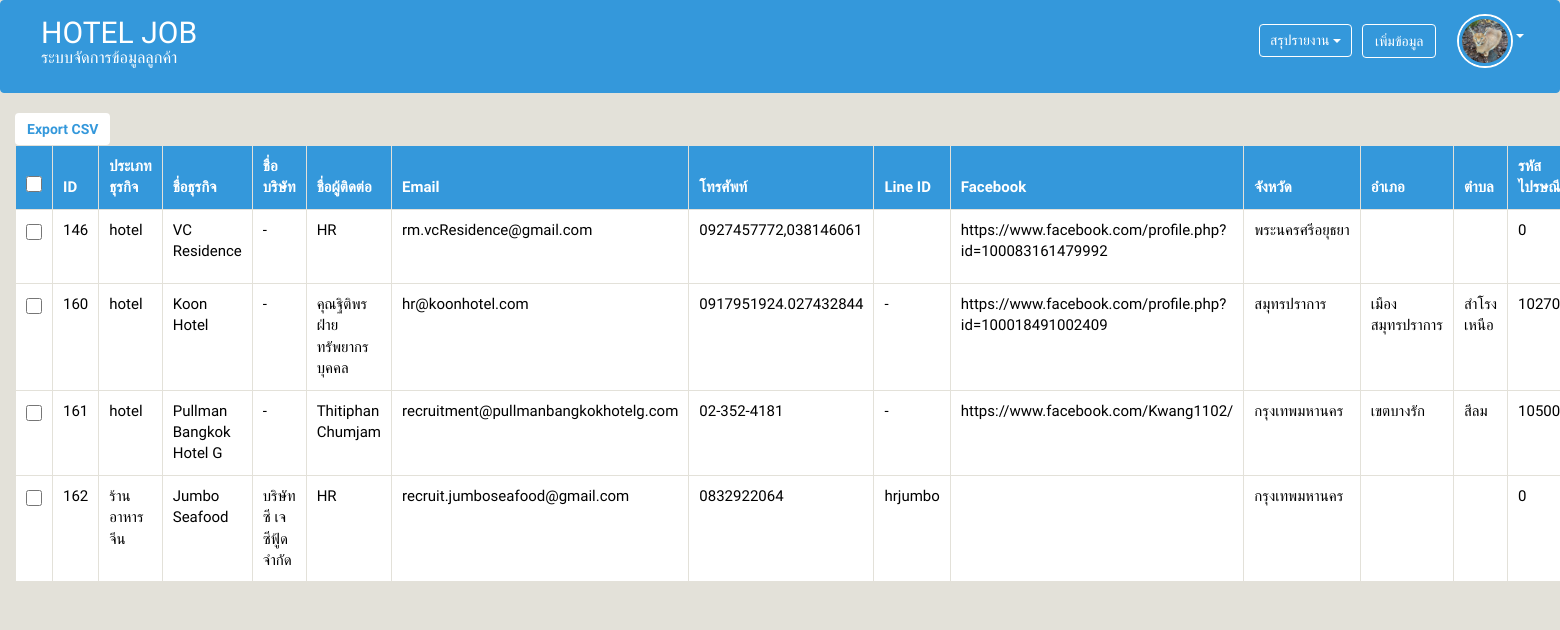
The page /mydata/index.php (signed in) on the database its author committed.
### tables this page shows
CREATE TABLE `users` (
  `id` int(6) UNSIGNED NOT NULL,
  `username` varchar(30) NOT NULL,
  `password` varchar(255) NOT NULL,
  `profile_image` varchar(255) NOT NULL,
  `user_role` varchar(20) DEFAULT NULL
);

CREATE TABLE `customers_data` (
  `id` int(11) NOT NULL,
  `business_type` varchar(255) DEFAULT NULL,
  `business_name` varchar(255) DEFAULT NULL,
  `company_name` varchar(255) DEFAULT NULL,
  `contact_name` varchar(255) DEFAULT NULL,
  `email` varchar(255) DEFAULT NULL,
  `phone` varchar(20) DEFAULT NULL,
  `line_id` varchar(255) DEFAULT NULL,
  `facebook` varchar(255) DEFAULT NULL,
  `province` varchar(255) DEFAULT NULL,
  `amphure` varchar(255) DEFAULT NULL,
  `district` varchar(255) DEFAULT NULL,
  `zip_code` int(11) DEFAULT NULL
);

CREATE TABLE `provinces` (
  `id` int(5) NOT NULL,
  `code` varchar(4) DEFAULT NULL,
  `name_th` varchar(150) NOT NULL,
  `name_en` varchar(150) NOT NULL
);

CREATE TABLE `amphures` (
  `id` int(5) NOT NULL,
  `code` varchar(4) NOT NULL,
  `name_th` varchar(150) NOT NULL,
  `name_en` varchar(150) NOT NULL,
  `province_id` int(5) NOT NULL DEFAULT 0
);

CREATE TABLE `districts` (
  `id` varchar(6) NOT NULL,
  `zip_code` int(11) NOT NULL,
  `name_th` varchar(150) NOT NULL,
  `name_en` varchar(150) NOT NULL,
  `amphure_id` int(11) NOT NULL DEFAULT 0
);

### mydata/index.php (the view, shortened to what this page needs)
<?php
require_once 'config/dbconnect.php';
$user_id = $_SESSION['user_id'];
$sql = "SELECT username, profile_image FROM users WHERE id = ?";
$stmt = $conn->prepare($sql);
$stmt->bind_param("i", $user_id);
$stmt->execute();
$result = $stmt->get_result();
if ($result->num_rows > 0) {
    $row = $result->fetch_assoc();
    $profile_image = !empty($row['profile_image']) ? 'uploads/' . $row['profile_image'] : 'path/to/default/profile/image';
} else {
    $username = "Guest";
    $profile_image = "path/to/default/profile/image";
}
$search_query = isset($_GET['search']) ? $_GET['search'] : '';
$search_query = "%{$search_query}%";
$sql_customers = "SELECT c.id, c.business_type, c.business_name, c.company_name, c.contact_name, c.email, c.phone, c.line_id, c.facebook,
                  p.name_th AS province_name, a.name_th AS amphure_name, d.name_th AS district_name, c.zip_code
                  FROM customers_data c
                  LEFT JOIN provinces p ON c.province = p.id
                  LEFT JOIN amphures a ON c.amphure = a.id
                  LEFT JOIN districts d ON c.district = d.id
                  WHERE c.business_name LIKE ? OR c.contact_name LIKE ?";
$stmt_customers = $conn->prepare($sql_customers);
$stmt_customers->bind_param("ss", $search_query, $search_query);
$stmt_customers->execute();
$result_customers = $stmt_customers->get_result();
?>
<!DOCTYPE html>
<html lang="th">
<head>
  <link rel="stylesheet" href="styles/index.css">
  <link rel="stylesheet" href="styles/modal.css">
  <link rel="stylesheet" href="styles/table.css">
  <link rel="stylesheet" href="https://cdnjs.cloudflare.com/ajax/libs/font-awesome/6.0.0-beta3/css/all.min.css">
  <link rel="stylesheet" href="https://cdn.datatables.net/2.1.5/css/dataTables.dataTables.css">
  <link rel="stylesheet" href="https://maxcdn.bootstrapcdn.com/bootstrap/3.4.1/css/bootstrap.min.css">
</head>
<body>
<nav class="navbar navbar-default">
  <div class="container-fluid">
    <div class="navbar-header">
      <a class="navbar-brand" href="index.php" style="margin:15px;">
        <h1 style="margin: 0; font-size: 30px;">HOTEL JOB</h1>
        <h3 style="margin: 0; font-size: 16.4px;">ระบบจัดการข้อมูลลูกค้า</h3>
      </a>
    </div>
    <div class="collapse navbar-collapse">
      <ul class="nav navbar-nav navbar-right">
        <li class="dropdown">
          <a href="#" class="dropdown-toggle btn btn-info navbar-btn" data-toggle="dropdown">สรุปรายงาน <span class="caret"></span></a>
        </li>
        <li><button type="button" class="btn btn-primary navbar-btn" data-toggle="modal" data-target="#insertModal">เพิ่มข้อมูล</button></li>
        <li class="dropdown">
          <a href="#" class="dropdown-toggle" data-toggle="dropdown">
            <img src="<?= htmlspecialchars($profile_image) ?>" class="profile-img" alt="Profile Image">
            <span class="caret"></span>
          </a>
        </li>
      </ul>
    </div>
  </div>
</nav>
  <form method="POST" action="export_csv.php">
    <div class="container-fluid">
      <button type="submit" class="btn btn-success">Export CSV</button>
      <table id="example" class="table" style="width:100%">
        <thead>
          <tr>
            <th><input type="checkbox" id="selectAll"></th>
            <th>ID</th>
            <th>ประเภทธุรกิจ</th>
            <th>ชื่อธุรกิจ</th>
            <th>ชื่อบริษัท</th>
            <th>ชื่อผู้ติดต่อ</th>
            <th>Email</th>
            <th>โทรศัพท์</th>
            <th>Line ID</th>
            <th>Facebook</th>
            <th>จังหวัด</th>
            <th>อำเภอ</th>
            <th>ตำบล</th>
            <th>รหัสไปรษณีย์</th>
          </tr>
        </thead>
        <tbody>
  <?php if ($result_customers->num_rows > 0) : ?>
    <?php while ($row = $result_customers->fetch_assoc()) : ?>
      <tr>
        <td><input type="checkbox" name="selected_ids[]" value="<?= htmlspecialchars($row['id']) ?>"></td>
        <td><?= htmlspecialchars($row['id']) ?></td>
        <td><?= htmlspecialchars($row['business_type']) ?></td>
        <td><?= htmlspecialchars($row['business_name']) ?></td>
        <td><?= htmlspecialchars($row['company_name']) ?></td>
        <td><?= htmlspecialchars($row['contact_name']) ?></td>
        <td><?= htmlspecialchars($row['email']) ?></td>
        <td><?= htmlspecialchars($row['phone']) ?></td>
        <td><?= htmlspecialchars($row['line_id']) ?></td>
        <td><?= htmlspecialchars($row['facebook']) ?></td>
        <td><?= htmlspecialchars($row['province_name']) ?></td>
        <td><?= htmlspecialchars($row['amphure_name']) ?></td>
        <td><?= htmlspecialchars($row['district_name']) ?></td>
        <td><?= htmlspecialchars($row['zip_code']) ?></td>
      </tr>
    <?php endwhile; ?>
  <?php else : ?>
    <tr>
      <td colspan="15" class="text-center">ไม่พบข้อมูล</td>
    </tr>
  <?php endif; ?>
</tbody>
      </table>
    </div>
  </form>
</body>
</html>

### mydata/styles/index.css (style rules this page uses)
body { font-family: 'Anuphan', sans-serif !important; font-size: 14px !important; line-height: 1.42857143 !important; color: #333 !important; background-color: var(--hoteljob-off-white)!important; }
.navbar-default { background-color:#3498db!important; border-color:#3498db!important; }
.profile-img { max-width: 50px!important; max-height: 50px!important; border-radius: 50%!important; border: 3px solid #3498db; box-shadow: 0 0 0 2px white; }
.navbar-btn { font-family: 'Anuphan', sans-serif; margin-top: 23px !important; margin-bottom: 8px !important; margin-right: 10px!important; }
.navbar-default .navbar-brand { font-family: 'Anuphan', sans-serif; color: var(--hoteljob-white) !important; font-size: 5rem !important; font-weight: 900; padding: 0px !important; margin-top: 15px!important; margin-left: 25px !important; background-color: none !important; border-color: none !important; margin-bottom: 0px !important; }
.btn-primary { font-family: 'Anuphan', sans-serif !important; color: #fff !important; background-color: #3498db !important; border-color: var(--hoteljob-white) !important; }
.btn-success { display: inline-flex; align-items: center; padding: 20px 30px; font-size: 16px; font-weight: bold !important; color: #3498db !important; background-color: #ffffff !important; border: none !important; border-radius: 4px; cursor: pointer; }
.container-fluid>.navbar-collapse, .container-fluid>.navbar-header, .container>.navbar-collapse, .container>.navbar-header { margin-right: 0 auto!important; margin-left: 0 auto!important; margin-bottom: 0 auto!important; }
.navbar-default .navbar-nav>li>a { color: #ffffff !important; background-color: #3498db!important; border-color: #ffffff!important; font-size: 14px!important; padding-left: 10px!important; padding-right: 10px!important; margin-right: 10px!important; margin-bottom: 20px!important; border-bottom-width: 1px!important; margin-left: 1px!important; padding-bottom: 6px!important; padding-top: 5px!important; }
.nav>li>a>img { margin-top: 10px!important; margin-left: 2px!important; max-width: none!important; }
@media (min-width: 992px) { body { font-size: 16px; line-height: 1.7; } }
@media (min-width: 992px) { .navbar-brand { font-size: 5rem; } }
@media (min-width: 992px) { .profile-img { max-width: 50px; max-height: 50px; } }
@media (min-width: 992px) { .btn-primary { padding: 20px; font-size: 18px; } }

### mydata/styles/modal.css (style rules this page uses)
.btn-primary { background-color: #3198bb; border-color: #3198bb; font-family: 'Anuphan', sans-serif; font-size: 16px; padding: 10px 20px; border-radius: 4px; }

### mydata/styles/table.css (style rules this page uses)
#example thead { background-color:#3498db !important; color: var(--hoteljob-white)!important; font-family: 'Anuphan', sans-serif!important; }
#example tbody { background-color: var(--hoteljob-white); color: var(--hoteljob-black); font-family: 'Anuphan', sans-serif; }
#example th, #example td { border: 1px solid var(--hoteljob-off-white); padding: 12px; text-align: left; font-size: 1.5rem; font-family: 'Anuphan', sans-serif !important; padding: 10px; border-radius: 0px; }
th:first-child, td:first-child { text-align: center; vertical-align: middle; width: 40px; }
input[type="checkbox"] { width: 16px; height: 16px; }
#example td { transition: none; cursor: text; }

### mydata/styles/hoteljob_color.css (style rules this page uses)
:root { --hoteljob-white: #ffffff; --hoteljob-cream: #fbf3d5; --hoteljob-ecru: #f2efe5; --hoteljob-Soft-Gray: #f1f5f9; --hoteljob-pale-blue: #e1e7ef; --hoteljob-off-white: #e3e1d9; --hoteljob-light-beige: #d6dac8; --hoteljob-sandy: #eadfb4; --hoteljob-soft-green: #9cafaa; --hoteljob-powder-blue: #9bb0c1; --hoteljob-gray: #b4b4b8; --hoteljob-Light-Mist: #c7c8cc; --hoteljob-soft-blue: #babded; --hoteljob-coral: #f6995c; --hoteljob-orange: #f26d2b; --hoteljob-peach: #efbc9b; --hoteljob-dark-blue: #51829b; --hoteljob-vibrant-green: #1def71; --hoteljob-blue: #3198bb; --hoteljob-blue-dark: #0088ff; --hoteljob-dark-gray: #303036; --hoteljob-almost-black: #050401; --hoteljob-black: #000000; }

### rows shown on the page
users: profile_image (picture)
customers_data: id "146", business_type "hotel", business_name "VC Residence", company_name "-", contact_name "HR", email "rm.vcResidence@gmail.com", phone "0927457772,038146061", facebook "https://www.facebook.com/profile.php?id=100083161479992", provinces.name_th "พระนครศรีอยุธยา", zip_code "0"
customers_data: id "160", business_type "hotel", business_name "Koon Hotel", company_name "-", contact_name "คุณฐิติพร ฝ่ายทรัพยากรบุคคล", email "hr@koonhotel.com", phone "0917951924.027432844", line "-", facebook "https://www.facebook.com/profile.php?id=100018491002409", provinces.name_th "สมุทรปราการ", amphures.name_th "เมืองสมุทรปราการ", districts.name_th "สำโรงเหนือ", zip_code "10270"
customers_data: id "161", business_type "hotel", business_name "Pullman Bangkok Hotel G", company_name "-", contact_name "Thitiphan Chumjam", email "recruitment@pullmanbangkokhotelg.com", phone "02-352-4181", line "-", facebook "https://www.facebook.com/Kwang1102/", provinces.name_th "กรุงเทพมหานคร", amphures.name_th "เขตบางรัก", districts.name_th "สีลม", zip_code "10500"
customers_data: id "162", business_type "ร้านอาหารจีน", business_name "Jumbo Seafood", company_name "บริษัท ซี เจ ซีฟู้ด จำกัด", contact_name "HR", email "recruit.jumboseafood@gmail.com", phone "0832922064", line "hrjumbo", provinces.name_th "กรุงเทพมหานคร", zip_code "0"
